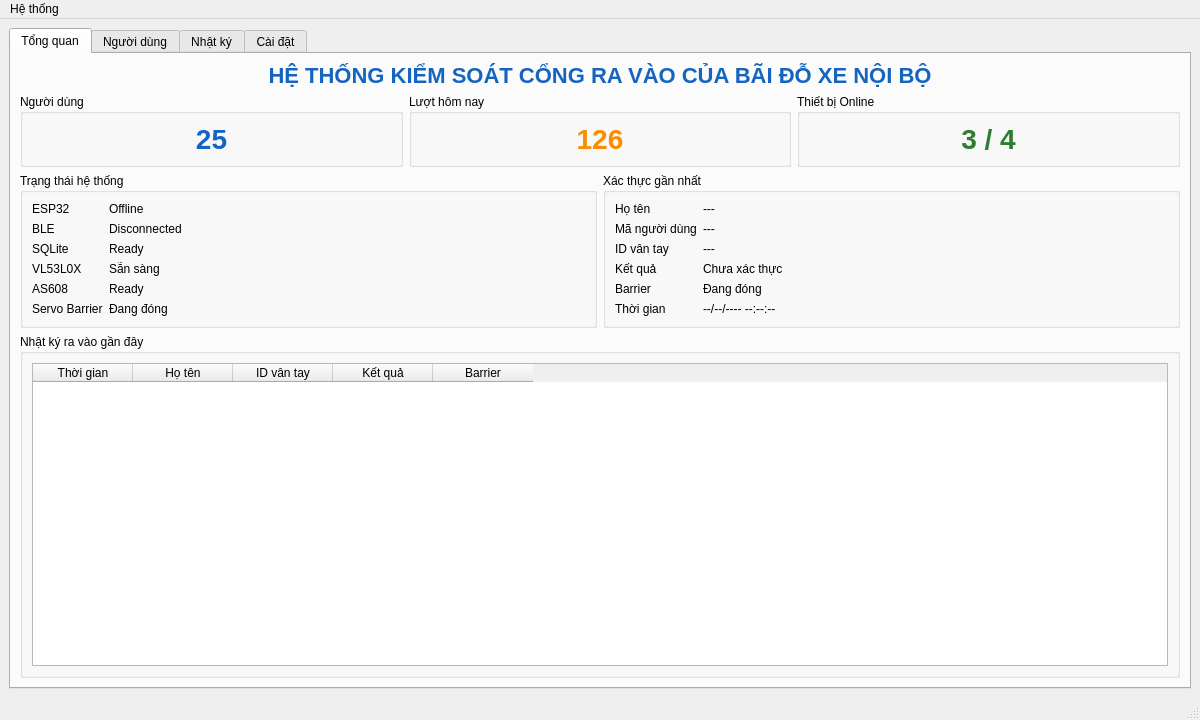
<?xml version="1.0" encoding="UTF-8"?>
<ui version="4.0">
 <class>MainWindow</class>
 <widget class="QMainWindow" name="MainWindow">
  <property name="geometry">
   <rect>
    <x>0</x>
    <y>0</y>
    <width>1200</width>
    <height>720</height>
   </rect>
  </property>
  <property name="windowTitle">
   <string>HỆ THỐNG KIỂM SOÁT CỔNG RA VÀO CỦA BÃI ĐỖ XE NỘI BỘ</string>
  </property>
  <widget class="QWidget" name="centralwidget">
   <layout class="QVBoxLayout" name="mainLayout">
    <item>
     <widget class="QTabWidget" name="tabWidget">
      <widget class="QWidget" name="tabOverview">
       <attribute name="title">
        <string>Tổng quan</string>
       </attribute>
       <layout class="QVBoxLayout" name="overviewLayout">
        <item>
         <widget class="QLabel" name="lblTitle">
          <property name="styleSheet">
           <string notr="true">font-size:22px; font-weight:bold; color:#1565C0;</string>
          </property>
          <property name="text">
           <string>HỆ THỐNG KIỂM SOÁT CỔNG RA VÀO CỦA BÃI ĐỖ XE NỘI BỘ</string>
          </property>
          <property name="alignment">
           <set>Qt::AlignCenter</set>
          </property>
         </widget>
        </item>
        <item>
         <layout class="QGridLayout" name="dashboardLayout">
          <item row="0" column="2">
           <widget class="QGroupBox" name="groupOnline">
            <property name="title">
             <string>Thiết bị Online</string>
            </property>
            <layout class="QVBoxLayout">
             <item>
              <widget class="QLabel" name="lbOnline">
               <property name="styleSheet">
                <string notr="true">font-size:28px; font-weight:bold; color:#2E7D32;</string>
               </property>
               <property name="text">
                <string>3 / 4</string>
               </property>
               <property name="alignment">
                <set>Qt::AlignCenter</set>
               </property>
              </widget>
             </item>
            </layout>
           </widget>
          </item>
          <item row="0" column="1">
           <widget class="QGroupBox" name="groupToday">
            <property name="title">
             <string>Lượt hôm nay</string>
            </property>
            <layout class="QVBoxLayout">
             <item>
              <widget class="QLabel" name="lbToday">
               <property name="styleSheet">
                <string notr="true">font-size:28px; font-weight:bold; color:#FB8C00;</string>
               </property>
               <property name="text">
                <string>126</string>
               </property>
               <property name="alignment">
                <set>Qt::AlignCenter</set>
               </property>
              </widget>
             </item>
            </layout>
           </widget>
          </item>
          <item row="0" column="0">
           <widget class="QGroupBox" name="groupUsers">
            <property name="title">
             <string>Người dùng</string>
            </property>
            <layout class="QVBoxLayout">
             <item>
              <widget class="QLabel" name="lbTotalUsers">
               <property name="styleSheet">
                <string notr="true">font-size:28px; font-weight:bold; color:#1565C0;</string>
               </property>
               <property name="text">
                <string>25</string>
               </property>
               <property name="alignment">
                <set>Qt::AlignCenter</set>
               </property>
              </widget>
             </item>
            </layout>
           </widget>
          </item>
         </layout>
        </item>
        <item>
         <layout class="QHBoxLayout" name="mainInfoLayout">
          <item>
           <widget class="QGroupBox" name="groupSystemStatus">
            <property name="title">
             <string>Trạng thái hệ thống</string>
            </property>
            <layout class="QFormLayout" name="systemStatusLayout">
             <item row="0" column="0">
              <widget class="QLabel" name="labelESP">
               <property name="text">
                <string>ESP32</string>
               </property>
              </widget>
             </item>
             <item row="0" column="1">
              <widget class="QLabel" name="lbESP">
               <property name="text">
                <string>Offline</string>
               </property>
              </widget>
             </item>
             <item row="1" column="0">
              <widget class="QLabel" name="labelBLE">
               <property name="text">
                <string>BLE</string>
               </property>
              </widget>
             </item>
             <item row="1" column="1">
              <widget class="QLabel" name="lbBLE">
               <property name="text">
                <string>Disconnected</string>
               </property>
              </widget>
             </item>
             <item row="2" column="0">
              <widget class="QLabel" name="labelSQLite">
               <property name="text">
                <string>SQLite</string>
               </property>
              </widget>
             </item>
             <item row="2" column="1">
              <widget class="QLabel" name="lbSQLite">
               <property name="text">
                <string>Ready</string>
               </property>
              </widget>
             </item>
             <item row="3" column="0">
              <widget class="QLabel" name="labelSensor">
               <property name="text">
                <string>VL53L0X</string>
               </property>
              </widget>
             </item>
             <item row="3" column="1">
              <widget class="QLabel" name="lbSensor">
               <property name="text">
                <string>Sẵn sàng</string>
               </property>
              </widget>
             </item>
             <item row="4" column="0">
              <widget class="QLabel" name="labelFingerSensor">
               <property name="text">
                <string>AS608</string>
               </property>
              </widget>
             </item>
             <item row="4" column="1">
              <widget class="QLabel" name="lbFinger">
               <property name="text">
                <string>Ready</string>
               </property>
              </widget>
             </item>
             <item row="5" column="0">
              <widget class="QLabel" name="labelServo">
               <property name="text">
                <string>Servo Barrier</string>
               </property>
              </widget>
             </item>
             <item row="5" column="1">
              <widget class="QLabel" name="lbServo">
               <property name="text">
                <string>Đang đóng</string>
               </property>
              </widget>
             </item>
            </layout>
           </widget>
          </item>
          <item>
           <widget class="QGroupBox" name="groupLastAccess">
            <property name="title">
             <string>Xác thực gần nhất</string>
            </property>
            <layout class="QFormLayout" name="lastAccessLayout">
             <item row="0" column="0">
              <widget class="QLabel" name="label">
               <property name="text">
                <string>Họ tên</string>
               </property>
              </widget>
             </item>
             <item row="0" column="1">
              <widget class="QLabel" name="lbName">
               <property name="text">
                <string>---</string>
               </property>
              </widget>
             </item>
             <item row="1" column="0">
              <widget class="QLabel" name="label">
               <property name="text">
                <string>Mã người dùng</string>
               </property>
              </widget>
             </item>
             <item row="1" column="1">
              <widget class="QLabel" name="lbID">
               <property name="text">
                <string>---</string>
               </property>
              </widget>
             </item>
             <item row="2" column="0">
              <widget class="QLabel" name="label">
               <property name="text">
                <string>ID vân tay</string>
               </property>
              </widget>
             </item>
             <item row="2" column="1">
              <widget class="QLabel" name="lbFingerID">
               <property name="text">
                <string>---</string>
               </property>
              </widget>
             </item>
             <item row="3" column="0">
              <widget class="QLabel" name="label">
               <property name="text">
                <string>Kết quả</string>
               </property>
              </widget>
             </item>
             <item row="3" column="1">
              <widget class="QLabel" name="lbResult">
               <property name="text">
                <string>Chưa xác thực</string>
               </property>
              </widget>
             </item>
             <item row="4" column="0">
              <widget class="QLabel" name="label">
               <property name="text">
                <string>Barrier</string>
               </property>
              </widget>
             </item>
             <item row="4" column="1">
              <widget class="QLabel" name="lbBarrier">
               <property name="text">
                <string>Đang đóng</string>
               </property>
              </widget>
             </item>
             <item row="5" column="0">
              <widget class="QLabel" name="label">
               <property name="text">
                <string>Thời gian</string>
               </property>
              </widget>
             </item>
             <item row="5" column="1">
              <widget class="QLabel" name="lbTime">
               <property name="text">
                <string>--/--/---- --:--:--</string>
               </property>
              </widget>
             </item>
            </layout>
           </widget>
          </item>
         </layout>
        </item>
        <item>
         <widget class="QGroupBox" name="groupRecentLog">
          <property name="title">
           <string>Nhật ký ra vào gần đây</string>
          </property>
          <layout class="QVBoxLayout">
           <item>
            <widget class="QTableWidget" name="tblRecentLog">
             <property name="rowCount">
              <number>0</number>
             </property>
             <property name="columnCount">
              <number>5</number>
             </property>
             <column>
              <property name="text">
               <string>Thời gian</string>
              </property>
             </column>
             <column>
              <property name="text">
               <string>Họ tên</string>
              </property>
             </column>
             <column>
              <property name="text">
               <string>ID vân tay</string>
              </property>
             </column>
             <column>
              <property name="text">
               <string>Kết quả</string>
              </property>
             </column>
             <column>
              <property name="text">
               <string>Barrier</string>
              </property>
             </column>
            </widget>
           </item>
          </layout>
         </widget>
        </item>
       </layout>
      </widget>
      <widget class="QWidget" name="tabUsers">
       <attribute name="title">
        <string>Người dùng</string>
       </attribute>
       <layout class="QVBoxLayout" name="usersLayout">
        <item>
         <layout class="QHBoxLayout" name="userToolbar">
          <item>
           <widget class="QPushButton" name="btnAddUser">
            <property name="text">
             <string>Thêm người dùng</string>
            </property>
           </widget>
          </item>
          <item>
           <widget class="QPushButton" name="btnEditUser">
            <property name="text">
             <string>Sửa</string>
            </property>
           </widget>
          </item>
          <item>
           <widget class="QPushButton" name="btnDeleteUser">
            <property name="text">
             <string>Xóa</string>
            </property>
           </widget>
          </item>
          <item>
           <widget class="QPushButton" name="btnEnroll">
            <property name="text">
             <string>Đăng ký vân tay</string>
            </property>
           </widget>
          </item>
          <item>
           <spacer name="userSpacer">
            <property name="orientation">
             <enum>Qt::Horizontal</enum>
            </property>
            <property name="sizeType">
             <enum>QSizePolicy::Expanding</enum>
            </property>
            <property name="sizeHint" stdset="0">
             <size>
              <width>0</width>
              <height>0</height>
             </size>
            </property>
           </spacer>
          </item>
         </layout>
        </item>
        <item>
         <layout class="QHBoxLayout" name="searchLayout">
          <item>
           <widget class="QLabel" name="labelSearch">
            <property name="text">
             <string>Tìm kiếm:</string>
            </property>
           </widget>
          </item>
          <item>
           <widget class="QLineEdit" name="txtSearch">
            <property name="placeholderText">
             <string>Nhập mã người dùng hoặc họ tên...</string>
            </property>
           </widget>
          </item>
          <item>
           <widget class="QPushButton" name="btnSearch">
            <property name="text">
             <string>Tìm kiếm</string>
            </property>
           </widget>
          </item>
         </layout>
        </item>
        <item>
         <widget class="QTableWidget" name="tblUsers">
          <property name="alternatingRowColors">
           <bool>true</bool>
          </property>
          <property name="selectionBehavior">
           <enum>QAbstractItemView::SelectRows</enum>
          </property>
          <property name="rowCount">
           <number>0</number>
          </property>
          <property name="columnCount">
           <number>6</number>
          </property>
          <column>
           <property name="text">
            <string>Mã người dùng</string>
           </property>
          </column>
          <column>
           <property name="text">
            <string>Họ tên</string>
           </property>
          </column>
          <column>
           <property name="text">
            <string>Phòng ban</string>
           </property>
          </column>
          <column>
           <property name="text">
            <string>ID vân tay</string>
           </property>
          </column>
          <column>
           <property name="text">
            <string>Trạng thái</string>
           </property>
          </column>
          <column>
           <property name="text">
            <string>Ghi chú</string>
           </property>
          </column>
         </widget>
        </item>
       </layout>
      </widget>
      <widget class="QWidget" name="tabHistory">
       <attribute name="title">
        <string>Nhật ký</string>
       </attribute>
       <layout class="QVBoxLayout" name="historyLayout">
        <item>
         <layout class="QHBoxLayout" name="historyFilterLayout">
          <item>
           <widget class="QLabel" name="labelFromDate">
            <property name="text">
             <string>Từ ngày:</string>
            </property>
           </widget>
          </item>
          <item>
           <widget class="QDateEdit" name="dateFrom">
            <property name="calendarPopup">
             <bool>true</bool>
            </property>
           </widget>
          </item>
          <item>
           <widget class="QLabel" name="labelToDate">
            <property name="text">
             <string>Đến ngày:</string>
            </property>
           </widget>
          </item>
          <item>
           <widget class="QDateEdit" name="dateTo">
            <property name="calendarPopup">
             <bool>true</bool>
            </property>
           </widget>
          </item>
          <item>
           <widget class="QPushButton" name="btnFilterHistory">
            <property name="text">
             <string>Lọc</string>
            </property>
           </widget>
          </item>
          <item>
           <widget class="QPushButton" name="btnExport">
            <property name="text">
             <string>Xuất dữ liệu</string>
            </property>
           </widget>
          </item>
         </layout>
        </item>
        <item>
         <widget class="QTableWidget" name="tblHistory">
          <property name="alternatingRowColors">
           <bool>true</bool>
          </property>
          <property name="selectionBehavior">
           <enum>QAbstractItemView::SelectRows</enum>
          </property>
          <property name="rowCount">
           <number>0</number>
          </property>
          <property name="columnCount">
           <number>7</number>
          </property>
          <column>
           <property name="text">
            <string>Thời gian</string>
           </property>
          </column>
          <column>
           <property name="text">
            <string>Họ tên</string>
           </property>
          </column>
          <column>
           <property name="text">
            <string>Mã người dùng</string>
           </property>
          </column>
          <column>
           <property name="text">
            <string>ID vân tay</string>
           </property>
          </column>
          <column>
           <property name="text">
            <string>Chiều</string>
           </property>
          </column>
          <column>
           <property name="text">
            <string>Kết quả</string>
           </property>
          </column>
          <column>
           <property name="text">
            <string>Barrier</string>
           </property>
          </column>
         </widget>
        </item>
       </layout>
      </widget>
      <widget class="QWidget" name="tabSettings">
       <attribute name="title">
        <string>Cài đặt</string>
       </attribute>
       <layout class="QVBoxLayout" name="settingsLayout">
        <item>
         <widget class="QGroupBox" name="groupBLESettings">
          <property name="title">
           <string>Cấu hình BLE</string>
          </property>
          <layout class="QFormLayout" name="bleSettingsLayout">
           <item row="0" column="0">
            <widget class="QLabel" name="label">
             <property name="text">
              <string>Tên ESP32</string>
             </property>
            </widget>
           </item>
           <item row="0" column="1">
            <widget class="QLineEdit" name="txtDeviceName">
             <property name="text">
              <string>ParkingSystem-ESP32</string>
             </property>
             <property name="readOnly">
              <bool>true</bool>
             </property>
            </widget>
           </item>
           <item row="1" column="0">
            <widget class="QLabel" name="label">
             <property name="text">
              <string>Service UUID</string>
             </property>
            </widget>
           </item>
           <item row="1" column="1">
            <widget class="QLineEdit" name="txtServiceUUID">
             <property name="text">
              <string>12345678-1234-1234-1234-123456789000</string>
             </property>
             <property name="readOnly">
              <bool>true</bool>
             </property>
            </widget>
           </item>
           <item row="2" column="0">
            <widget class="QLabel" name="label">
             <property name="text">
              <string>Status UUID</string>
             </property>
            </widget>
           </item>
           <item row="2" column="1">
            <widget class="QLineEdit" name="txtStatusUUID">
             <property name="text">
              <string>12345678-1234-1234-1234-123456789001</string>
             </property>
             <property name="readOnly">
              <bool>true</bool>
             </property>
            </widget>
           </item>
           <item row="3" column="0">
            <widget class="QLabel" name="label">
             <property name="text">
              <string>Command UUID</string>
             </property>
            </widget>
           </item>
           <item row="3" column="1">
            <widget class="QLineEdit" name="txtCommandUUID">
             <property name="text">
              <string>12345678-1234-1234-1234-123456789002</string>
             </property>
             <property name="readOnly">
              <bool>true</bool>
             </property>
            </widget>
           </item>
           <item row="4" column="0">
            <widget class="QLabel" name="label">
             <property name="text">
              <string>Trạng thái</string>
             </property>
            </widget>
           </item>
           <item row="4" column="1">
            <widget class="QLabel" name="lbBLESettingStatus">
             <property name="text">
              <string>Chưa kết nối</string>
             </property>
            </widget>
           </item>
           <item row="5" column="0">
            <widget class="QLabel" name="label">
             <property name="text">
              <string>Kết nối</string>
             </property>
            </widget>
           </item>
           <item row="5" column="1">
            <widget class="QPushButton" name="btnReconnectBLE">
             <property name="text">
              <string>Quét và kết nối lại</string>
             </property>
            </widget>
           </item>
          </layout>
         </widget>
        </item>
        <item>
         <widget class="QGroupBox" name="groupDatabase">
          <property name="title">
           <string>Cơ sở dữ liệu</string>
          </property>
          <layout class="QFormLayout" name="databaseLayout">
           <item row="0" column="0">
            <widget class="QLabel" name="label">
             <property name="text">
              <string>Loại cơ sở dữ liệu</string>
             </property>
            </widget>
           </item>
           <item row="0" column="1">
            <widget class="QLabel" name="lbDatabaseType">
             <property name="text">
              <string>SQLite</string>
             </property>
            </widget>
           </item>
           <item row="1" column="0">
            <widget class="QLabel" name="label">
             <property name="text">
              <string>Tên database</string>
             </property>
            </widget>
           </item>
           <item row="1" column="1">
            <widget class="QLineEdit" name="txtDatabase">
             <property name="text">
              <string>parking.db</string>
             </property>
             <property name="readOnly">
              <bool>true</bool>
             </property>
            </widget>
           </item>
           <item row="2" column="0">
            <widget class="QLabel" name="label">
             <property name="text">
              <string>Trạng thái</string>
             </property>
            </widget>
           </item>
           <item row="2" column="1">
            <widget class="QLabel" name="lbDatabaseStatus">
             <property name="text">
              <string>Ready</string>
             </property>
            </widget>
           </item>
          </layout>
         </widget>
        </item>
        <item>
         <widget class="QGroupBox" name="groupSystemInfo">
          <property name="title">
           <string>Thông tin hệ thống</string>
          </property>
          <layout class="QFormLayout" name="systemInfoLayout">
           <item row="0" column="0">
            <widget class="QLabel" name="label">
             <property name="text">
              <string>Thiết bị xử lý</string>
             </property>
            </widget>
           </item>
           <item row="0" column="1">
            <widget class="QLabel" name="label">
             <property name="text">
              <string>Raspberry Pi</string>
             </property>
            </widget>
           </item>
           <item row="1" column="0">
            <widget class="QLabel" name="label">
             <property name="text">
              <string>Giao tiếp ESP32</string>
             </property>
            </widget>
           </item>
           <item row="1" column="1">
            <widget class="QLabel" name="label">
             <property name="text">
              <string>Bluetooth Low Energy (BLE)</string>
             </property>
            </widget>
           </item>
           <item row="2" column="0">
            <widget class="QLabel" name="label">
             <property name="text">
              <string>Chế độ hoạt động</string>
             </property>
            </widget>
           </item>
           <item row="2" column="1">
            <widget class="QLabel" name="label">
             <property name="text">
              <string>Local / Offline</string>
             </property>
            </widget>
           </item>
          </layout>
         </widget>
        </item>
       </layout>
      </widget>
     </widget>
    </item>
   </layout>
  </widget>
  <widget class="QMenuBar" name="menubar">
   <property name="geometry">
    <rect>
     <x>0</x>
     <y>0</y>
     <width>1200</width>
     <height>23</height>
    </rect>
   </property>
   <widget class="QMenu" name="menuSystem">
    <property name="title">
     <string>Hệ thống</string>
    </property>
   </widget>
   <addaction name="menuSystem"/>
  </widget>
  <widget class="QStatusBar" name="statusbar"/>
 </widget>
 <resources/>
 <connections/>
</ui>
